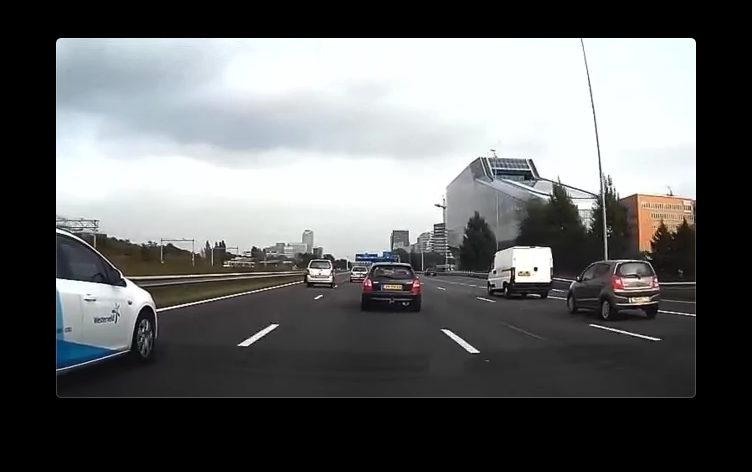
#> input picture src/resource/image.jpg, 752 x 472 px, given in place of video.mp4, which was not available
$ python main.py
#> lines starting #> are read from the running program, lines starting #| are printed output that depends on the picture; after the words box and inside, x2 and y2 are one past the last pixel; in counts of white or black regions, pixels touching at a corner belong together; pictures that were not available may be replaced by others from this repository, and a replacement may not be noted
import cv2
import numpy as np

def CreateLineFromSlopeAndIntercept(image, line_parameters):
    slope, intercept = line_parameters
    y1 = image.shape[0]
    y2 = int(y1 * (0.7))
    x1 = int((y1 - intercept) / slope)
    x2 = int((y2 - intercept) / slope)
    return np.array([x1, y1, x2, y2], np.int32)

def FilterLanesFromLines(lines):
    left = []
    right = []
    for line in lines:
        x1, y1, x2, y2 = line.reshape(4)
        params = np.polyfit((x1, x2), (y1, y2), 1)
        slope = params[0]
        intercept = params[1]
        if slope < -0.2:
            left.append((slope, intercept))
        elif slope > 0.2:
            right.append((slope, intercept))
    return left, right

def GetAverageLineFromLines(image, lines):
    if len(lines) == 0: return np.array([0, 0, 0, 0], np.int32)
    line_avg = np.average(lines, axis=0)
    return CreateLineFromSlopeAndIntercept(image, line_avg)

def GetAverageLaneLine(image, lines):
    left_fit, right_fit = FilterLanesFromLines(lines)
    left_line = GetAverageLineFromLines(image, left_fit)
    right_line = GetAverageLineFromLines(image, right_fit)
    return np.array([left_line, right_line], np.int32)

def RegionOfInterest(image):
    height = image.shape[0]
    width = image.shape[1]
    polygons = np.array([
        [(75, height), (width-75, height), (width/2, height-150)]
    ], np.int32)
    mask = np.zeros_like(image)
    cv2.fillPoly(mask, polygons, 255)
    masked_image = cv2.bitwise_and(image, mask)
    return masked_image

def GetLaneHighlightImage(image, lines):
    lane_highlight_image = np.zeros_like(image)
    if lines is not None:
        for line in lines:
            x1, y1, x2, y2 = line.reshape(4)
            cv2.line(lane_highlight_image, (x1, y1), (x2, y2), (255, 0, 0), 5)
    return lane_highlight_image

def GetCannyImage(image):
    lane_image = np.copy(image)
    gray = cv2.cvtColor(lane_image, cv2.COLOR_RGB2GRAY)
    canny = cv2.Canny(gray, 100, 255)
    return canny

def GetFinalImage(frame):
    canny_image = GetCannyImage(frame)
    cropped_image = RegionOfInterest(canny_image)

    # Houghlines params:
    #   image, pixel precision, angle precision, threshold (min number of intersections)
    lines = cv2.HoughLinesP(cropped_image, 2, np.pi/180, 100, np.array([]), minLineLength=10, maxLineGap=20)

    if lines is not None:
        averaged_lines = GetAverageLaneLine(canny_image, lines)
        lane_highlight_image = GetLaneHighlightImage(frame, averaged_lines)
        return cv2.addWeighted(frame, 0.6, lane_highlight_image, 1, 1)
    else:
        return cv2.addWeighted(frame, 0.6, np.zeros_like(frame), 1, 1)


if __name__ == "__main__":
    cap = cv2.VideoCapture("resource/video.mp4")

    while True:
        _, frame = cap.read()
#> frame is the input picture: shape (472, 752, 3); mean B, G, R 101.8, 101.3, 99.6
        cv2.imshow("Video", GetFinalImage(frame))
#> in GetCannyImage, `canny = cv2.Canny(gray, 100, 255)`:
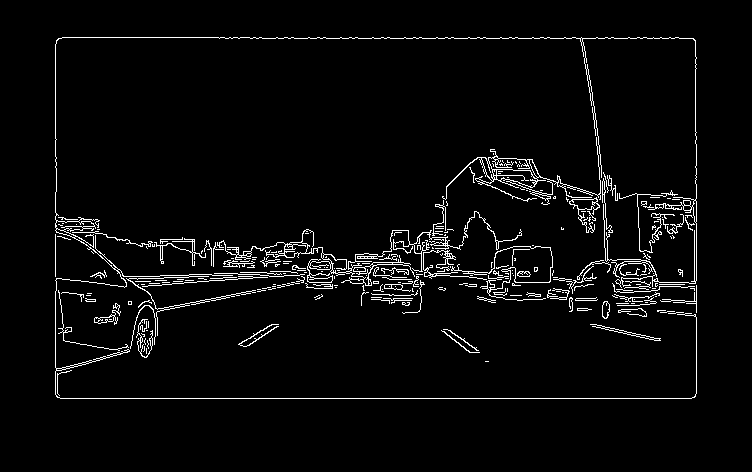
#> canny: shape (472, 752); 3.7% white in thin lines or dots, all inside (x1, y1, x2, y2) = (55, 37, 697, 399)
#> in RegionOfInterest, `cv2.fillPoly(mask, polygons, 255)`:
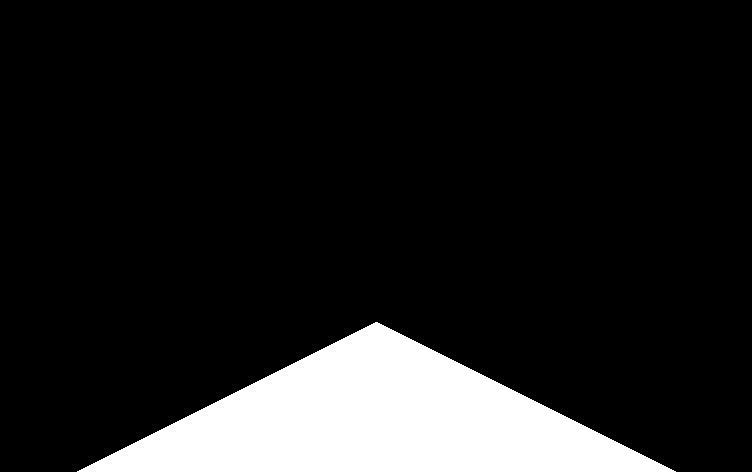
#> mask: shape (472, 752); 12.7% white; 1 white region, box (x1, y1, x2, y2) and area: (77, 322, 676, 472) 45150
#> in RegionOfInterest, `masked_image = cv2.bitwise_and(image, mask)`:
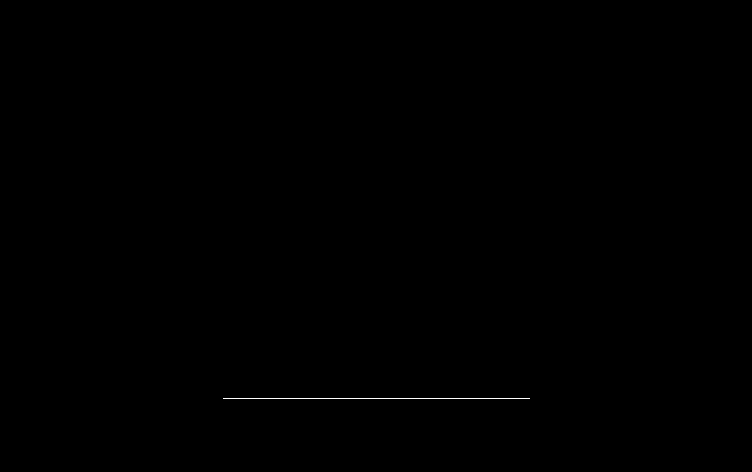
#> masked_image: shape (472, 752); 0.09% white in thin lines or dots, all inside (x1, y1, x2, y2) = (223, 398, 530, 399)
#> in GetFinalImage, `lines = cv2.HoughLinesP(cropped_image, 2, np.pi/180, 100, np.array([])..`: lines = [[223, 398, 529, 398]]
#> the loop in FilterLanesFromLines, `for line in lines:` made 1 pass
#> (x1, y1, x2, y2, slope, intercept) on pass 1: (223, 398, 529, 398, 1.75e-16, 398)
#> after the loop in FilterLanesFromLines, `for line in lines:`: left = []
#> in GetAverageLaneLine, `left_line = GetAverageLineFromLines(image, left_fit)`: left_line = [0, 0, 0, 0]
#> in GetFinalImage, `averaged_lines = GetAverageLaneLine(canny_image, lines)`: averaged_lines = [[0, 0, 0, 0], [0, 0, 0, 0]]
#> the loop in GetLaneHighlightImage, `for line in lines:` made 2 passes
#> in GetFinalImage, `return cv2.addWeighted(frame, 0.6, lane_highlight_image, 1, 1)`:
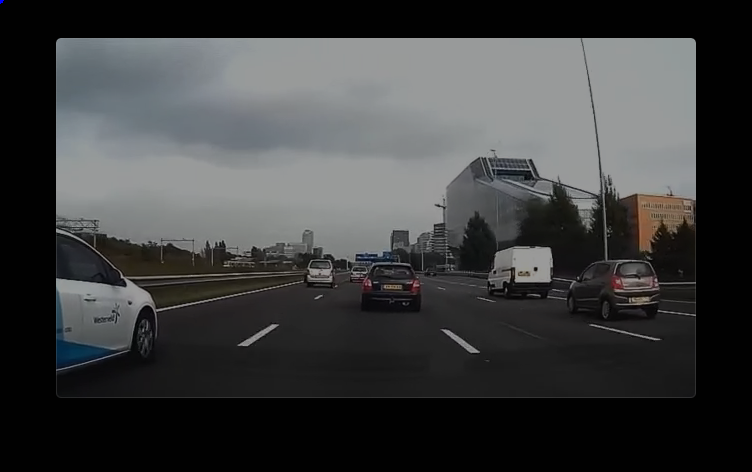
#> returned value: shape (472, 752, 3); mean of channels 0, 1, 2 62.1, 61.8, 60.8; drawn as B, G, R
        if cv2.waitKey(5) == ord('q'):
#> (key q is pressed here)
            break

    cv2.destroyAllWindows()
    cap.release()
